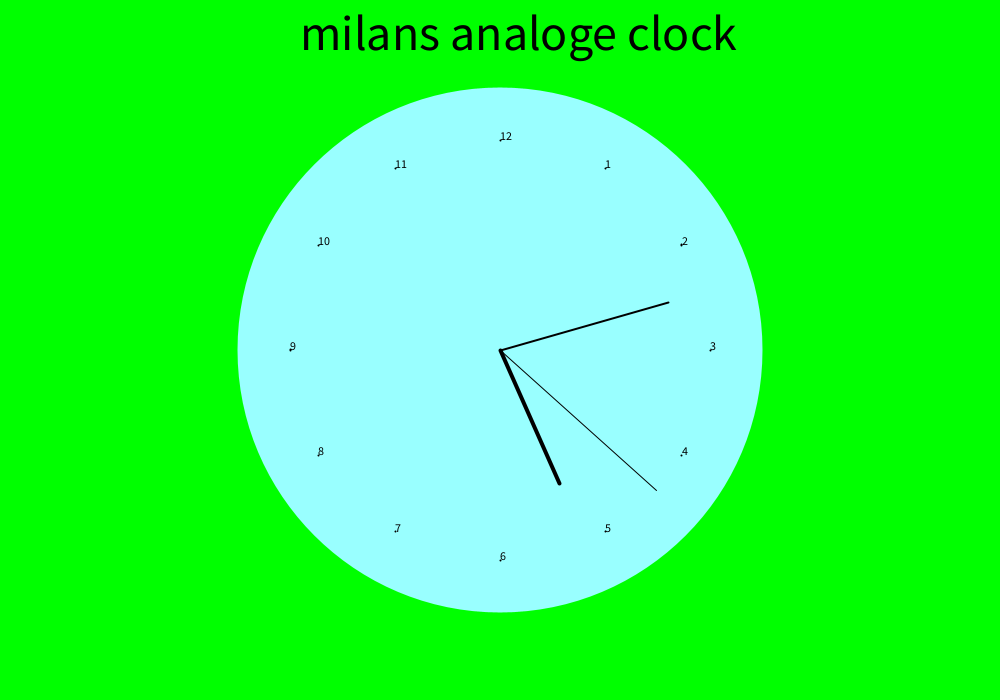
Frame 1 (no input)
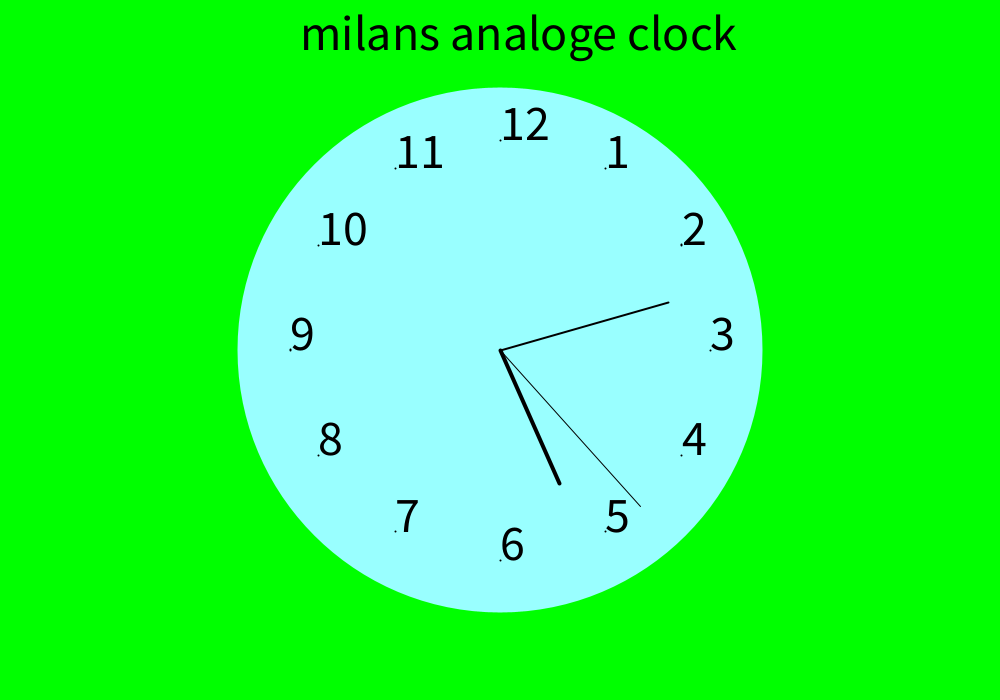
Frame 60 (the mouse pressed at the canvas centre just before this capture)
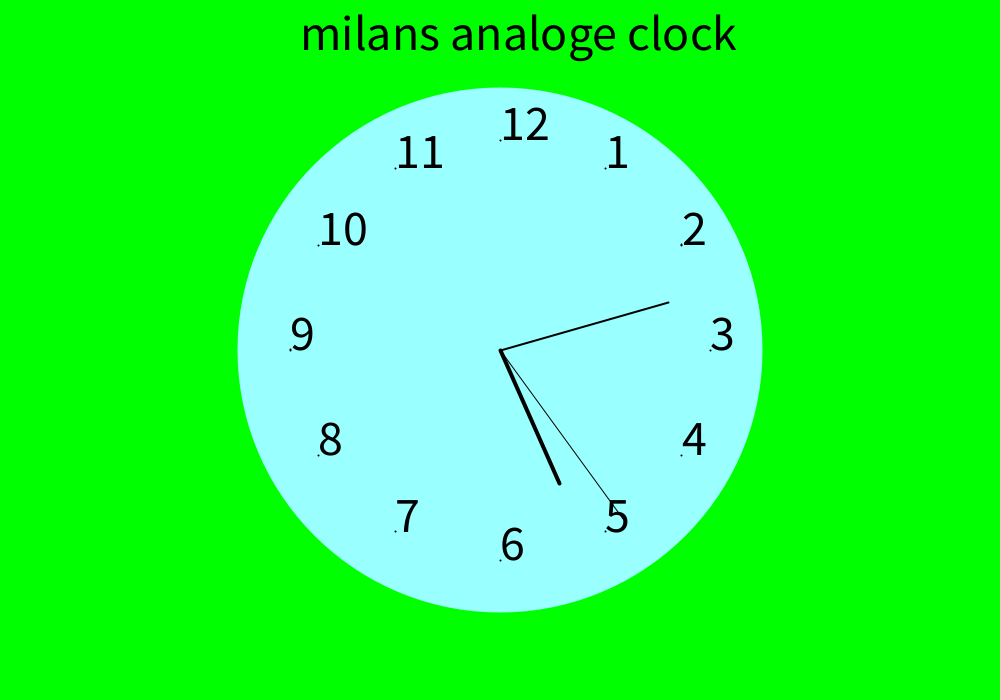
Frame 120 (the mouse held since frame 60 and released just before this capture)

The Processing sketch that drew these frames (run headless with seeded random() and noise(); from frame 60 on, the mouse is pressed at the canvas centre):

// Processing sketch: eindopdracht_java_H13
// ── eindopdracht_java_H13.pde
    int cx, cy;
float secondsRadius;
float minutesRadius;
float hoursRadius;
float clockDiameter;

void setup() {
  size(1000,700);
  stroke(255);

  float radius = min(width/1.2, height/1.2) / 2;
  secondsRadius = radius * 0.72;
  minutesRadius = radius * 0.60;
  hoursRadius = radius * 0.50;
  clockDiameter = radius * 1.8;

  cx = width / 2;
  cy = height / 2;
}

void draw() {
  background(0,255,0);

  // kleurt de achtergrond
  fill(153,255,255);
  noStroke();
  ellipse(cx, cy, clockDiameter, clockDiameter);

//tekent de uren bij de stippen
int hour = 3;
  for (int a = 0; a < 360; a+=30) {
    float angle = radians(a);
    float x = cx + cos(angle) * secondsRadius;
    float y = cy + sin(angle) * secondsRadius;
    vertex(x, y);
    fill(0);

    text(hour, x, y);
    hour++;
    if(hour > 12){
      hour = 1;
    }
  }

  // Angles for sin() and cos() start at 3 o'clock;
  // subtract HALF_PI to make them start at the top
  float s = map(second(), 0, 60, 0, TWO_PI) - HALF_PI;
  float m = map(minute() + norm(second(), 0, 60), 0, 60, 0, TWO_PI) - HALF_PI; 
  float h = map(hour() + norm(minute(), 0, 60), 0, 24, 0, TWO_PI * 2) - HALF_PI;

  // tekent de wijzers
  stroke(0);
  strokeWeight(1);
  line(cx, cy, cx + cos(s) * secondsRadius, cy + sin(s) * secondsRadius);
  strokeWeight(2);
  line(cx, cy, cx + cos(m) * minutesRadius, cy + sin(m) * minutesRadius);
  strokeWeight(4);
  line(cx, cy, cx + cos(h) * hoursRadius, cy + sin(h) * hoursRadius);

  // de stippen die tijden aangeven
  strokeWeight(2);
  beginShape(POINTS);
  for (int a = 0; a < 360; a+=30) {
    float angle = radians(a);
    float x = cx + cos(angle) * secondsRadius;
    float y = cy + sin(angle) * secondsRadius;
    vertex(x, y);
  }
  endShape();
  textSize(50);
    text("milans analoge clock", 300,50);
}
